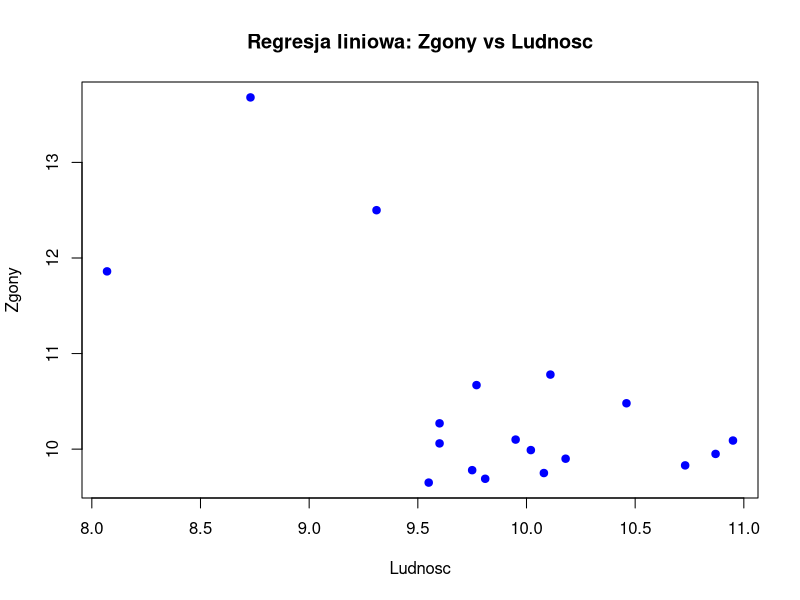
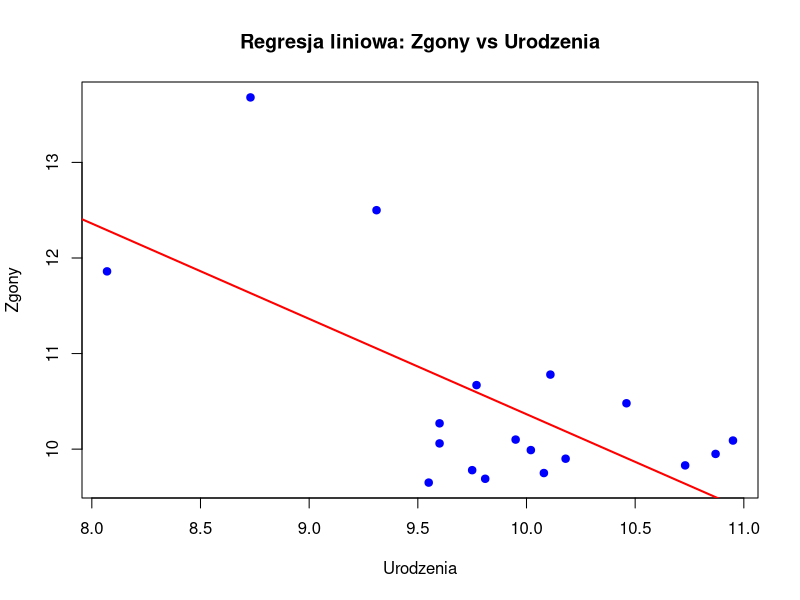

Write the R code that produced these figures, in order.
library(readxl)

dane <- read_excel("regresja liniowa.xlsx")

print(dane)

model <- lm(Zgony ~ Urodzenia + Ludnosc, data = dane)

summary(model)

# Wykres dla Ludnosci
plot(Zgony ~ Urodzenia, data = dane, main = "Regresja liniowa: Zgony vs Ludnosc", xlab = "Ludnosc", ylab = "Zgony", pch = 19, col = "blue")
abline(lm(Zgony ~ Ludnosc, data = dane), col = "red", lwd = 2)

# Wykres dla Urodzen
plot(Zgony ~ Urodzenia, data = dane, main = "Regresja liniowa: Zgony vs Urodzenia", xlab = "Urodzenia", ylab = "Zgony", pch = 19, col = "blue")
abline(lm(Zgony ~ Urodzenia, data = dane), col = "red", lwd = 2)
